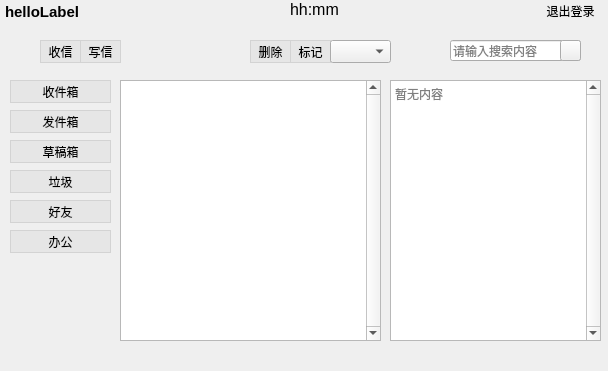
<?xml version="1.0" encoding="UTF-8"?>
<ui version="4.0">
 <class>Widget</class>
 <widget class="QWidget" name="Widget">
  <property name="geometry">
   <rect>
    <x>0</x>
    <y>0</y>
    <width>608</width>
    <height>371</height>
   </rect>
  </property>
  <property name="windowTitle">
   <string>主界面</string>
  </property>
  <property name="styleSheet">
   <string notr="true">font: 25 9pt &quot;微软雅黑 Light&quot;;</string>
  </property>
  <widget class="QLabel" name="timeLabel">
   <property name="geometry">
    <rect>
     <x>290</x>
     <y>0</y>
     <width>51</width>
     <height>16</height>
    </rect>
   </property>
   <property name="styleSheet">
    <string notr="true">font: 25 9pt &quot;微软雅黑 Light&quot;;</string>
   </property>
   <property name="text">
    <string>&lt;html&gt;&lt;head/&gt;&lt;body&gt;&lt;p&gt;&lt;span style=&quot; font-size:12pt; font-weight:400;&quot;&gt;hh:mm&lt;/span&gt;&lt;/p&gt;&lt;/body&gt;&lt;/html&gt;</string>
   </property>
  </widget>
  <widget class="QLabel" name="helloLabel">
   <property name="geometry">
    <rect>
     <x>5</x>
     <y>2</y>
     <width>151</width>
     <height>21</height>
    </rect>
   </property>
   <property name="styleSheet">
    <string notr="true">font: 25 9pt &quot;微软雅黑 Light&quot;;</string>
   </property>
   <property name="text">
    <string>&lt;html&gt;&lt;head/&gt;&lt;body&gt;&lt;p&gt;&lt;span style=&quot; font-size:11pt; font-weight:600;&quot;&gt;helloLabel&lt;/span&gt;&lt;/p&gt;&lt;/body&gt;&lt;/html&gt;</string>
   </property>
  </widget>
  <widget class="QLineEdit" name="searchEdit">
   <property name="geometry">
    <rect>
     <x>450</x>
     <y>40</y>
     <width>131</width>
     <height>21</height>
    </rect>
   </property>
   <property name="styleSheet">
    <string notr="true">font: 25 9pt &quot;微软雅黑 Light&quot;;</string>
   </property>
   <property name="text">
    <string/>
   </property>
   <property name="placeholderText">
    <string>请输入搜索内容</string>
   </property>
  </widget>
  <widget class="QPushButton" name="inboxBtn">
   <property name="geometry">
    <rect>
     <x>10</x>
     <y>80</y>
     <width>101</width>
     <height>23</height>
    </rect>
   </property>
   <property name="styleSheet">
    <string notr="true">QPushButton{border:1px solid lightgray; background:rgb(230,230,230);} 
QPushButton:hover{border-color:green; background:transparent;}</string>
   </property>
   <property name="text">
    <string>收件箱</string>
   </property>
  </widget>
  <widget class="QPushButton" name="workBtn">
   <property name="geometry">
    <rect>
     <x>10</x>
     <y>230</y>
     <width>101</width>
     <height>23</height>
    </rect>
   </property>
   <property name="styleSheet">
    <string notr="true">QPushButton{border:1px solid lightgray; background:rgb(230,230,230);} 
QPushButton:hover{border-color:green; background:transparent;}</string>
   </property>
   <property name="text">
    <string>办公</string>
   </property>
  </widget>
  <widget class="QPushButton" name="friendBtn">
   <property name="geometry">
    <rect>
     <x>10</x>
     <y>200</y>
     <width>101</width>
     <height>23</height>
    </rect>
   </property>
   <property name="styleSheet">
    <string notr="true">QPushButton{border:1px solid lightgray; background:rgb(230,230,230);} 
QPushButton:hover{border-color:green; background:transparent;}</string>
   </property>
   <property name="text">
    <string>好友</string>
   </property>
  </widget>
  <widget class="QPushButton" name="contactBtn">
   <property name="geometry">
    <rect>
     <x>10</x>
     <y>140</y>
     <width>101</width>
     <height>23</height>
    </rect>
   </property>
   <property name="styleSheet">
    <string notr="true">QPushButton{border:1px solid lightgray; background:rgb(230,230,230);} 
QPushButton:hover{border-color:green; background:transparent;}</string>
   </property>
   <property name="text">
    <string>草稿箱</string>
   </property>
  </widget>
  <widget class="QPushButton" name="outboxBtn">
   <property name="geometry">
    <rect>
     <x>10</x>
     <y>110</y>
     <width>101</width>
     <height>23</height>
    </rect>
   </property>
   <property name="styleSheet">
    <string notr="true">QPushButton{border:1px solid lightgray; background:rgb(230,230,230);} 
QPushButton:hover{border-color:green; background:transparent;}</string>
   </property>
   <property name="text">
    <string>发件箱</string>
   </property>
  </widget>
  <widget class="QPushButton" name="emailBtn">
   <property name="geometry">
    <rect>
     <x>10</x>
     <y>170</y>
     <width>101</width>
     <height>23</height>
    </rect>
   </property>
   <property name="styleSheet">
    <string notr="true">QPushButton{border:1px solid lightgray; background:rgb(230,230,230);} 
QPushButton:hover{border-color:green; background:transparent;}</string>
   </property>
   <property name="text">
    <string>垃圾</string>
   </property>
  </widget>
  <widget class="QPushButton" name="delBtn">
   <property name="geometry">
    <rect>
     <x>250</x>
     <y>40</y>
     <width>41</width>
     <height>23</height>
    </rect>
   </property>
   <property name="styleSheet">
    <string notr="true">QPushButton{border:1px solid lightgray; background:rgb(230,230,230);} 
QPushButton:hover{border-color:green; background:transparent;}</string>
   </property>
   <property name="text">
    <string>删除</string>
   </property>
  </widget>
  <widget class="QPushButton" name="pushButton_9">
   <property name="geometry">
    <rect>
     <x>290</x>
     <y>40</y>
     <width>41</width>
     <height>23</height>
    </rect>
   </property>
   <property name="styleSheet">
    <string notr="true">QPushButton{border:1px solid lightgray; background:rgb(230,230,230);} 
QPushButton:hover{border-color:green; background:transparent;}</string>
   </property>
   <property name="text">
    <string>标记</string>
   </property>
  </widget>
  <widget class="QTextEdit" name="textEdit">
   <property name="geometry">
    <rect>
     <x>390</x>
     <y>80</y>
     <width>211</width>
     <height>261</height>
    </rect>
   </property>
   <property name="styleSheet">
    <string notr="true">font: 25 9pt &quot;微软雅黑 Light&quot;;</string>
   </property>
   <property name="verticalScrollBarPolicy">
    <enum>Qt::ScrollBarAlwaysOn</enum>
   </property>
   <property name="readOnly">
    <bool>true</bool>
   </property>
   <property name="html">
    <string>&lt;!DOCTYPE HTML PUBLIC &quot;-//W3C//DTD HTML 4.0//EN&quot; &quot;http://www.w3.org/TR/REC-html40/strict.dtd&quot;&gt;
&lt;html&gt;&lt;head&gt;&lt;meta name=&quot;qrichtext&quot; content=&quot;1&quot; /&gt;&lt;style type=&quot;text/css&quot;&gt;
p, li { white-space: pre-wrap; }
&lt;/style&gt;&lt;/head&gt;&lt;body style=&quot; font-family:'微软雅黑 Light'; font-size:9pt; font-weight:24; font-style:normal;&quot;&gt;
&lt;p align=&quot;center&quot; style=&quot;-qt-paragraph-type:empty; margin-top:0px; margin-bottom:0px; margin-left:0px; margin-right:0px; -qt-block-indent:0; text-indent:0px;&quot;&gt;&lt;br /&gt;&lt;/p&gt;&lt;/body&gt;&lt;/html&gt;</string>
   </property>
   <property name="placeholderText">
    <string>暂无内容</string>
   </property>
  </widget>
  <widget class="QPushButton" name="recieveBtn">
   <property name="geometry">
    <rect>
     <x>40</x>
     <y>40</y>
     <width>41</width>
     <height>23</height>
    </rect>
   </property>
   <property name="styleSheet">
    <string notr="true">QPushButton{border:1px solid lightgray; background:rgb(230,230,230);} 
QPushButton:hover{border-color:green; background:transparent;}</string>
   </property>
   <property name="text">
    <string>收信</string>
   </property>
  </widget>
  <widget class="QPushButton" name="sendBtn">
   <property name="geometry">
    <rect>
     <x>80</x>
     <y>40</y>
     <width>41</width>
     <height>23</height>
    </rect>
   </property>
   <property name="styleSheet">
    <string notr="true">QPushButton{border:1px solid lightgray; background:rgb(230,230,230);} 
QPushButton:hover{border-color:green; background:transparent;}</string>
   </property>
   <property name="text">
    <string>写信</string>
   </property>
  </widget>
  <widget class="QPushButton" name="SearchBtn">
   <property name="geometry">
    <rect>
     <x>560</x>
     <y>40</y>
     <width>21</width>
     <height>21</height>
    </rect>
   </property>
   <property name="autoFillBackground">
    <bool>false</bool>
   </property>
   <property name="styleSheet">
    <string notr="true">QPushButton{border-image:url(:/images/icon_search_normal); background:transparent;} \
                                     QPushButton:hover{border-image:url(:/images/icon_search_hover)} \
                                     QPushButton:pressed{border-image:url(:/images/icon_search_press)}</string>
   </property>
   <property name="text">
    <string/>
   </property>
  </widget>
  <widget class="QComboBox" name="classifyComboBox">
   <property name="geometry">
    <rect>
     <x>330</x>
     <y>40</y>
     <width>61</width>
     <height>23</height>
    </rect>
   </property>
   <property name="styleSheet">
    <string notr="true"/>
   </property>
  </widget>
  <widget class="QPushButton" name="pushButton">
   <property name="geometry">
    <rect>
     <x>540</x>
     <y>0</y>
     <width>61</width>
     <height>21</height>
    </rect>
   </property>
   <property name="styleSheet">
    <string notr="true">QPushButton{border:0px solid lightgray; } 
QPushButton:hover{color:green;}</string>
   </property>
   <property name="text">
    <string>退出登录</string>
   </property>
  </widget>
  <widget class="QListWidget" name="list2Play">
   <property name="geometry">
    <rect>
     <x>120</x>
     <y>80</y>
     <width>261</width>
     <height>261</height>
    </rect>
   </property>
   <property name="styleSheet">
    <string notr="true">font: 25 9pt &quot;微软雅黑 Light&quot;;</string>
   </property>
   <property name="verticalScrollBarPolicy">
    <enum>Qt::ScrollBarAlwaysOn</enum>
   </property>
  </widget>
 </widget>
 <layoutdefault spacing="6" margin="11"/>
 <resources/>
 <connections/>
</ui>
